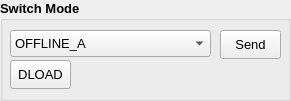
   <widget class="QGroupBox" name="modeGroupBox">
    <property name="geometry">
     <rect>
      <x>540</x>
      <y>40</y>
      <width>291</width>
      <height>101</height>
     </rect>
    </property>
    <property name="font">
     <font>
      <pointsize>10</pointsize>
      <weight>75</weight>
      <bold>true</bold>
     </font>
    </property>
    <property name="title">
     <string>Switch Mode</string>
    </property>
    <widget class="QPushButton" name="sendPhoneModeButton">
     <property name="geometry">
      <rect>
       <x>220</x>
       <y>30</y>
       <width>61</width>
       <height>29</height>
      </rect>
     </property>
     <property name="font">
      <font>
       <pointsize>10</pointsize>
       <weight>50</weight>
       <bold>false</bold>
      </font>
     </property>
     <property name="text">
      <string>Send</string>
     </property>
    </widget>
    <widget class="QComboBox" name="phoneModeValue">
     <property name="geometry">
      <rect>
       <x>10</x>
       <y>30</y>
       <width>201</width>
       <height>27</height>
      </rect>
     </property>
     <property name="font">
      <font>
       <pointsize>10</pointsize>
       <weight>50</weight>
       <bold>false</bold>
      </font>
     </property>
     <item>
      <property name="text">
       <string>OFFLINE_A</string>
      </property>
     </item>
     <item>
      <property name="text">
       <string>OFFLINE_D</string>
      </property>
     </item>
     <item>
      <property name="text">
       <string>RESET</string>
      </property>
     </item>
     <item>
      <property name="text">
       <string>FTM</string>
      </property>
     </item>
     <item>
      <property name="text">
       <string>ONLINE</string>
      </property>
     </item>
     <item>
      <property name="text">
       <string>LPM</string>
      </property>
     </item>
     <item>
      <property name="text">
       <string>POWER_OFF</string>
      </property>
     </item>
    </widget>
    <widget class="QPushButton" name="switchDloadModeButton">
     <property name="geometry">
      <rect>
       <x>10</x>
       <y>60</y>
       <width>61</width>
       <height>29</height>
      </rect>
     </property>
     <property name="font">
      <font>
       <pointsize>10</pointsize>
       <weight>50</weight>
       <bold>false</bold>
      </font>
     </property>
     <property name="text">
      <string>DLOAD</string>
     </property>
    </widget>
   </widget>
